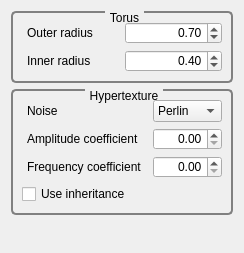
<?xml version="1.0" encoding="UTF-8"?>
<ui version="4.0">
 <class>GvQCustomEditor</class>
 <widget class="QWidget" name="GvQCustomEditor">
  <property name="geometry">
   <rect>
    <x>0</x>
    <y>0</y>
    <width>244</width>
    <height>253</height>
   </rect>
  </property>
  <property name="windowTitle">
   <string>Custom Editor</string>
  </property>
  <property name="styleSheet">
   <string>QGroupBox
{
     background-color: qlineargradient(x1: 0, y1: 0, x2: 0, y2: 1,
                                       stop: 0 #E0E0E0, stop: 1 #FFFFFF);
     border: 2px solid gray;
     border-radius: 5px;
     margin-top: 1ex; /* leave space at the top for the title */
 }

 QGroupBox::title
{
	 subcontrol-origin: margin;
     subcontrol-position: top center; /* position at the top center */
     padding: 0 3px;
     background-color: qlineargradient(x1: 0, y1: 0, x2: 0, y2: 1,
                                       stop: 0 #FFOECE, stop: 1 #FFFFFF);
 }

QLabel
{
	border-radius: 4px;
	padding: 2px;
 }
</string>
  </property>
  <layout class="QVBoxLayout" name="verticalLayout">
   <item>
    <widget class="QGroupBox" name="groupBox_5">
     <property name="title">
      <string>Torus</string>
     </property>
     <layout class="QGridLayout" name="gridLayout_2">
      <item row="0" column="0">
       <widget class="QLabel" name="label_11">
        <property name="text">
         <string>Outer radius</string>
        </property>
       </widget>
      </item>
      <item row="0" column="1">
       <widget class="QDoubleSpinBox" name="_outerRadiusSpinBox">
        <property name="alignment">
         <set>Qt::AlignRight|Qt::AlignTrailing|Qt::AlignVCenter</set>
        </property>
        <property name="minimum">
         <double>0.000000000000000</double>
        </property>
        <property name="maximum">
         <double>1.000000000000000</double>
        </property>
        <property name="singleStep">
         <double>0.010000000000000</double>
        </property>
        <property name="value">
         <double>0.700000000000000</double>
        </property>
       </widget>
      </item>
      <item row="1" column="0">
       <widget class="QLabel" name="label_12">
        <property name="text">
         <string>Inner radius</string>
        </property>
       </widget>
      </item>
      <item row="1" column="1">
       <widget class="QDoubleSpinBox" name="_innerRadiusSpinBox">
        <property name="alignment">
         <set>Qt::AlignRight|Qt::AlignTrailing|Qt::AlignVCenter</set>
        </property>
        <property name="minimum">
         <double>0.000000000000000</double>
        </property>
        <property name="maximum">
         <double>1.000000000000000</double>
        </property>
        <property name="singleStep">
         <double>0.010000000000000</double>
        </property>
        <property name="value">
         <double>0.400000000000000</double>
        </property>
       </widget>
      </item>
     </layout>
    </widget>
   </item>
   <item>
    <widget class="QGroupBox" name="groupBox_4">
     <property name="title">
      <string>Hypertexture</string>
     </property>
     <layout class="QGridLayout" name="gridLayout">
      <item row="2" column="0">
       <widget class="QLabel" name="label_3">
        <property name="text">
         <string>Noise</string>
        </property>
       </widget>
      </item>
      <item row="2" column="1">
       <widget class="QComboBox" name="_noiseComboBox">
        <item>
         <property name="text">
          <string>Perlin</string>
         </property>
        </item>
       </widget>
      </item>
      <item row="4" column="0">
       <widget class="QLabel" name="label_9">
        <property name="text">
         <string>Amplitude coefficient</string>
        </property>
       </widget>
      </item>
      <item row="4" column="1">
       <widget class="QDoubleSpinBox" name="_amplitudeCoefficientSpinBox">
        <property name="alignment">
         <set>Qt::AlignRight|Qt::AlignTrailing|Qt::AlignVCenter</set>
        </property>
        <property name="minimum">
         <double>0.000000000000000</double>
        </property>
        <property name="maximum">
         <double>1.000000000000000</double>
        </property>
        <property name="singleStep">
         <double>0.050000000000000</double>
        </property>
       </widget>
      </item>
      <item row="5" column="0">
       <widget class="QLabel" name="label_10">
        <property name="text">
         <string>Frequency coefficient</string>
        </property>
       </widget>
      </item>
      <item row="5" column="1">
       <widget class="QDoubleSpinBox" name="_frequencyCoefficientSpinBox">
        <property name="alignment">
         <set>Qt::AlignRight|Qt::AlignTrailing|Qt::AlignVCenter</set>
        </property>
        <property name="minimum">
         <double>0.000000000000000</double>
        </property>
        <property name="maximum">
         <double>100.000000000000000</double>
        </property>
        <property name="singleStep">
         <double>0.100000000000000</double>
        </property>
       </widget>
      </item>
      <item row="6" column="0">
       <widget class="QCheckBox" name="_useInheritanceCheckBox">
        <property name="text">
         <string>Use inheritance</string>
        </property>
       </widget>
      </item>
     </layout>
    </widget>
   </item>
   <item>
    <spacer name="verticalSpacer">
     <property name="orientation">
      <enum>Qt::Vertical</enum>
     </property>
     <property name="sizeHint" stdset="0">
      <size>
       <width>20</width>
       <height>60</height>
      </size>
     </property>
    </spacer>
   </item>
  </layout>
  <zorder>groupBox_4</zorder>
  <zorder>verticalSpacer</zorder>
  <zorder>groupBox_5</zorder>
 </widget>
 <resources/>
 <connections/>
</ui>
